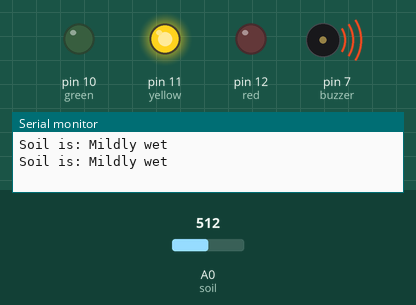
Simulated run of this sketch. Board: Arduino Uno, built with avr-gcc and run on an emulated ATmega328P. On the bench: output pins drawn as LEDs (lit = HIGH), buzzer (waves = sounding, pin HIGH), the last lines printed to the serial monitor. The inputs (shaded band) are chosen by the test bench; at power-on: A0 (soil) = 512.

Above: at 4.8 s.
4.9 s: A0 (soil) set to 587
9.9 s: A0 (soil) set to 617
At 12.3 s:
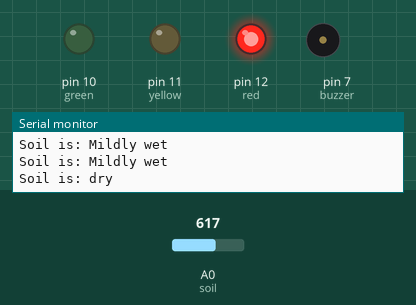
14.9 s: A0 (soil) set to 290
At 16.5 s:
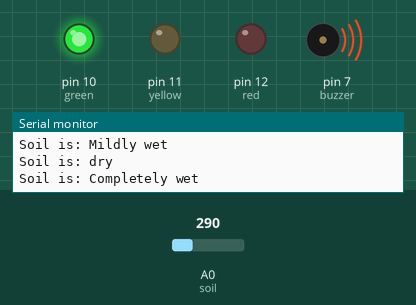
19.9 s: A0 (soil) set to 317
At 20.8 s:
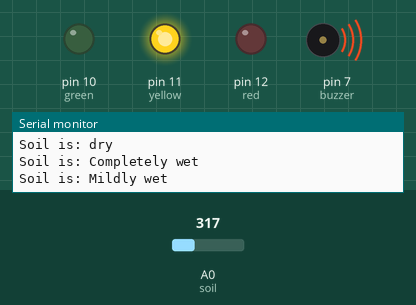
24.9 s: A0 (soil) set to 122
At 29.3 s:
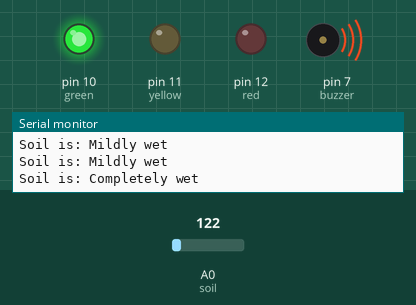
Timing chart, 0 to 30.8 s (numbered marks = the images above; inputs shaded):
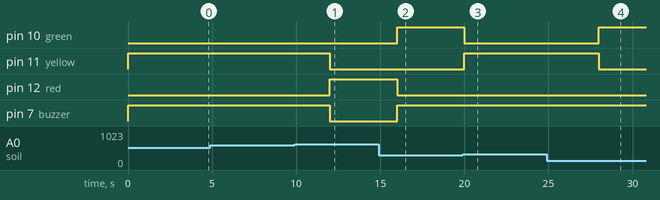

Measured:
- the behaviour switches between 599 and 600 on A0 (soil) (found by bisection; images 0 and 1)
- the behaviour switches between 299 and 300 on A0 (soil) (found by bisection; images 2 and 3)
- after the input at 9.9 s, pin 11 (yellow), pin 7 (buzzer): HIGH → LOW after 2.1 s; pin 12 (red): LOW → HIGH after 2.1 s
- after the input at 14.9 s, pin 10 (green), pin 7 (buzzer): LOW → HIGH after 1.1 s; pin 12 (red): HIGH → LOW after 1.1 s
- after the input at 19.9 s, pin 10 (green): HIGH → LOW after 0.10 s; pin 11 (yellow): LOW → HIGH after 0.10 s
- after the input at 24.9 s, pin 10 (green): LOW → HIGH after 3.1 s; pin 11 (yellow): HIGH → LOW after 3.1 s

The sketch:

LED_SoilMoisture.ino
```cpp
int soil = A0;
int soilvalue;
int red = 12;
int yellow = 11;
int green = 10;
int buzzer = 7;
void setup() {
  Serial.begin(9600);
  pinMode(soil, INPUT);
  pinMode(red, OUTPUT);
  pinMode(yellow, OUTPUT);
  pinMode(green, OUTPUT);
  pinMode(buzzer,OUTPUT);
}

void loop() {
  soilvalue = analogRead(soil);
  Serial.print("Soil is: ");
  if(soilvalue >= 600){
    Serial.println("dry");
    digitalWrite(buzzer,LOW);
    Red_light();
    delay(3000);
  }
  else if(soilvalue >= 300 && soilvalue < 600){
    Serial.println("Mildly wet");
    digitalWrite(buzzer,HIGH);
    Yellow_light();
    delay(3000);
  }
  else{
    Serial.println("Completely wet");
    digitalWrite(buzzer,HIGH);
    Green_light();
    delay(3000);
  }
  delay(1000);
}

void Green_light(){
  digitalWrite(green,HIGH);
  digitalWrite(red,LOW);
  digitalWrite(yellow,LOW);
}

void Yellow_light(){
  digitalWrite(green,LOW);
  digitalWrite(red,LOW);
  digitalWrite(yellow,HIGH);
}

void Red_light(){
  digitalWrite(green,LOW);
  digitalWrite(red,HIGH);
  digitalWrite(yellow,LOW);
}
```
